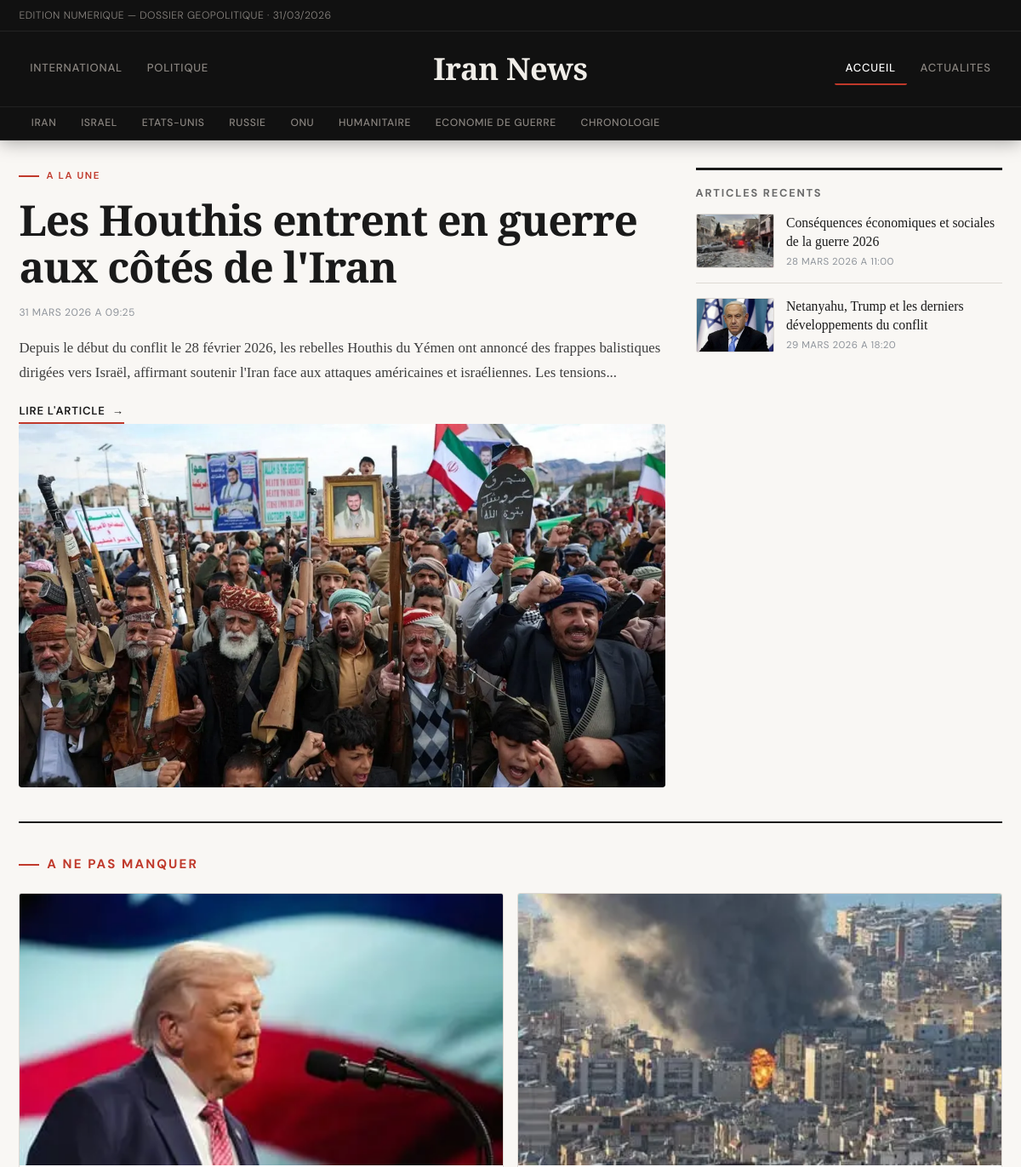
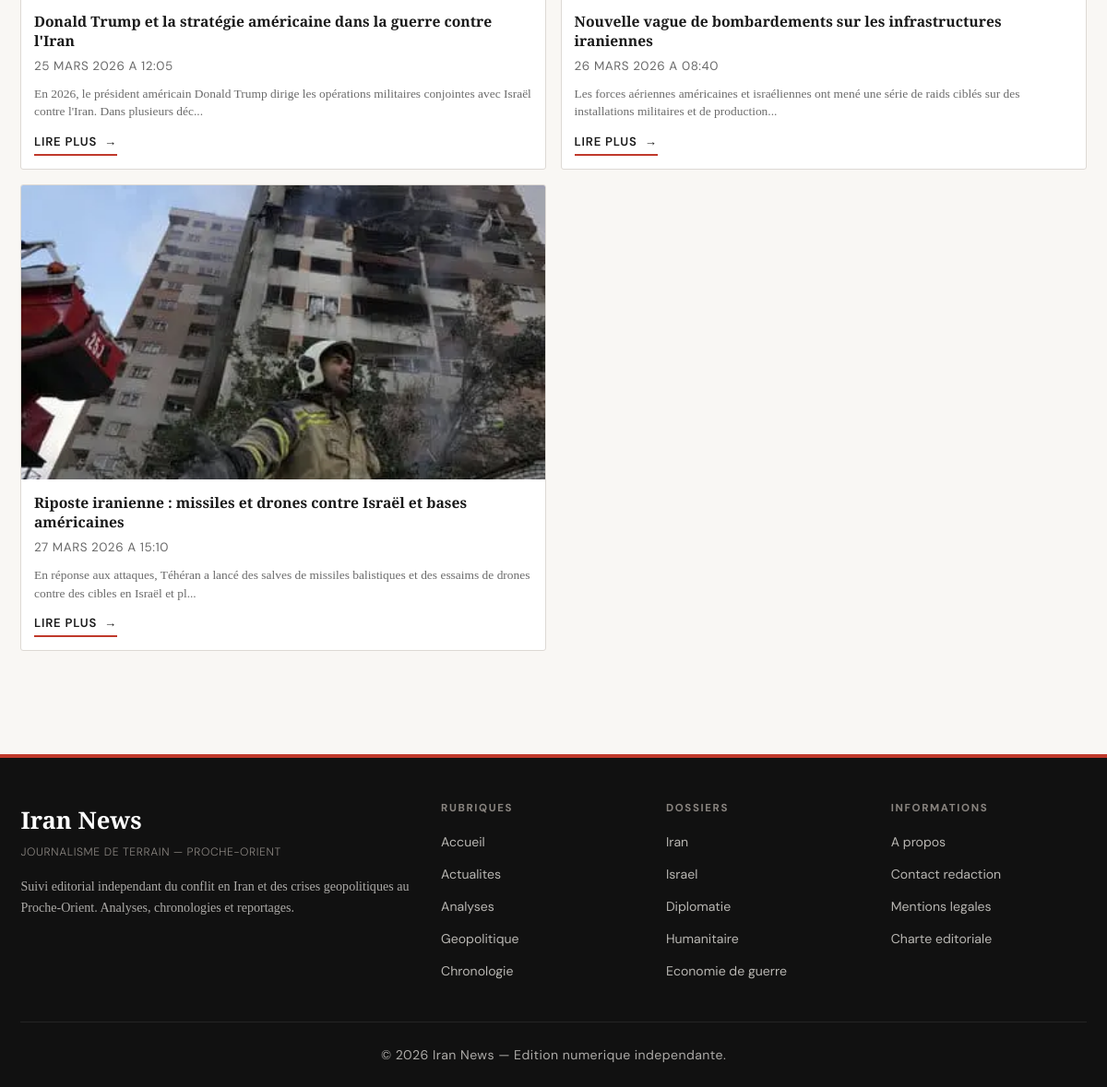
The page / on the database its author committed (2 pictures, top to bottom).
### tables this page shows
CREATE TABLE article_images (
  id INT UNSIGNED AUTO_INCREMENT PRIMARY KEY,
  article_id INT UNSIGNED NOT NULL,
  image_kind ENUM('main', 'thumb') NOT NULL DEFAULT 'main',
  image_path VARCHAR(255) NOT NULL,
  image_alt VARCHAR(255) DEFAULT NULL,
  sort_order TINYINT UNSIGNED NOT NULL DEFAULT 1,
  created_at TIMESTAMP NOT NULL DEFAULT CURRENT_TIMESTAMP,
  CONSTRAINT fk_article_images_article
    FOREIGN KEY (article_id) REFERENCES articles(id)
    ON DELETE CASCADE,
  UNIQUE KEY uq_article_kind (article_id, image_kind),
  KEY idx_article_images_article_id (article_id)
);

CREATE TABLE articles (
  id INT UNSIGNED AUTO_INCREMENT PRIMARY KEY,
  title VARCHAR(255) NOT NULL,
  slug VARCHAR(255) NOT NULL UNIQUE,
  content TEXT NOT NULL,
  is_published TINYINT(1) NOT NULL DEFAULT 1,
  created_at TIMESTAMP NOT NULL DEFAULT CURRENT_TIMESTAMP,
  updated_at TIMESTAMP NOT NULL DEFAULT CURRENT_TIMESTAMP ON UPDATE CURRENT_TIMESTAMP
);

### src/includes/front_helpers.php (called while the page is built, shortened)
<?php
function h($value)
{
    return htmlspecialchars((string)$value, ENT_QUOTES, 'UTF-8');
}
function front_excerpt($text, $maxLength = 180)
{
    $plain = trim((string)preg_replace('/\s+/', ' ', strip_tags((string)$text)));
    return rtrim(substr($plain, 0, $maxLength - 1)) . '...';
}
function front_article_url($article)
{
    $id = isset($article['id']) ? (int)$article['id'] : 0;
    $page = 1;
    $rubrique = isset($article['rubrique']) ? (int)$article['rubrique'] : 5;
    return '/articles/guerre-iran-article-' . $id . '-' . $page . '-' . $rubrique . '.html';
}
function front_article_alt($article, $fallback = 'actualite guerre iran')
{
    if (!empty($article['image_alt'])) {
        return (string)$article['image_alt'];
    }
    return $fallback;
}
function front_article_thumb_alt($article, $fallback = 'actualite guerre iran')
{
    if (!empty($article['image_thumb_alt'])) {
        return (string)$article['image_thumb_alt'];
    }
    return front_article_alt($article, $fallback);
}
function front_local_image_url($rawPath)
{
    $path = trim((string)$rawPath);
    $normalized = '/' . ltrim($path, '/');
    $fullPath = dirname(__DIR__) . str_replace('/', DIRECTORY_SEPARATOR, $normalized);
    if (is_file($fullPath)) {
        return $normalized;
    }
    return null;
}
function front_article_image_src($article, $width, $height, $fallbackAlt = 'actualite guerre iran')
{
    $local = front_local_image_url(isset($article['image_url']) ? $article['image_url'] : '');
    if ($local !== null) {
        return $local;
    }
    return front_svg_placeholder(front_article_alt($article, $fallbackAlt), $width, $height);
}
function front_article_thumb_src($article, $width, $height, $fallbackAlt = 'actualite guerre iran')
{
    $thumbLocalFromDb = front_local_image_url(isset($article['image_thumb_url']) ? $article['image_thumb_url'] : '');
    if ($thumbLocalFromDb !== null) {
        return $thumbLocalFromDb;
    }
    return front_article_image_src($article, $width, $height, $fallbackAlt);
}
function front_fetch_articles_by_ids($ids)
{
    $cleanIds = array();
    foreach ($ids as $id) {
        $num = (int)$id;
        if ($num > 0) {
            $cleanIds[] = $num;
        }
    }
    $pdo = db();
    $placeholders = implode(',', array_fill(0, count($cleanIds), '?'));
    $rows = array();
    try {
        $sql = "SELECT
                    a.id,
                    a.title,
                    a.slug,
                    a.content,
                    ai_main.image_path AS image_url,
                    COALESCE(ai_thumb.image_path, '') AS image_thumb_url,
                    COALESCE(NULLIF(ai_main.image_alt, ''), a.title) AS image_alt,
                    COALESCE(NULLIF(ai_thumb.image_alt, ''), NULLIF(ai_main.image_alt, ''), a.title) AS image_thumb_alt,
                    a.created_at,
                    a.updated_at
                FROM articles a
                LEFT JOIN article_images ai_main
                    ON ai_main.article_id = a.id AND ai_main.image_kind = 'main'
                LEFT JOIN article_images ai_thumb
                    ON ai_thumb.article_id = a.id AND ai_thumb.image_kind = 'thumb'
                WHERE a.is_published = 1 AND a.id IN (" . $placeholders . ")";
        $stmt = $pdo->prepare($sql);
        $stmt->execute($cleanIds);
        $rows = $stmt->fetchAll(PDO::FETCH_ASSOC);
    } catch (PDOException $exception) {
        try {
            $sql = "SELECT
                        a.id,
                        a.title,
                        a.slug,
                        a.content,
                        ai_main.image_path AS image_url,
                        COALESCE(ai_thumb.image_path, '') AS image_thumb_url,
                        COALESCE(NULLIF(ai_main.image_alt, ''), a.title) AS image_alt,
                        COALESCE(NULLIF(ai_thumb.image_alt, ''), NULLIF(ai_main.image_alt, ''), a.title) AS image_thumb_alt,
                        a.created_at,
                        a.updated_at
                    FROM articles a
                    LEFT JOIN article_images ai_main
                        ON ai_main.article_id = a.id AND ai_main.image_kind = 'main'
                    LEFT JOIN article_images ai_thumb
                        ON ai_thumb.article_id = a.id AND ai_thumb.image_kind = 'thumb'
                    WHERE a.id IN (" . $placeholders . ")";
            $stmt = $pdo->prepare($sql);
            $stmt->execute($cleanIds);
            $rows = $stmt->fetchAll(PDO::FETCH_ASSOC);
        } catch (PDOException $exception) {
            $sql = 'SELECT id, title, slug, content, NULL AS image_url, NULL AS image_thumb_url, title AS image_alt, title AS image_thumb_alt, created_at, updated_at FROM articles WHERE is_published = 1 AND id IN (' . $placeholders . ')';
            $stmt = $pdo->prepare($sql);
            $stmt->execute($cleanIds);
            $rows = $stmt->fetchAll(PDO::FETCH_ASSOC);
        }
    }
    $indexed = array();
    foreach ($rows as $row) {
        $indexed[(int)$row['id']] = $row;
    }
    $ordered = array();
    foreach ($cleanIds as $id) {
        if (isset($indexed[$id])) {
            $ordered[] = $indexed[$id];
        }
    }
    return $ordered;
}
function front_format_datetime($value)
{
    try {
        $date = new DateTime((string)$value);
    } catch (Exception $exception) {
        return (string)$value;
    }
    $months = array(
        1 => 'janvier',
        2 => 'fevrier',
        3 => 'mars',
        4 => 'avril',
        5 => 'mai',
        6 => 'juin',
        7 => 'juillet',
        8 => 'aout',
        9 => 'septembre',
        10 => 'octobre',
        11 => 'novembre',
        12 => 'decembre',
    );
    $month = (int)$date->format('n');
    return $date->format('d') . ' ' . $months[$month] . ' ' . $date->format('Y') . ' a ' . $date->format('H:i');
}
function front_article_datetime_value($article)
{
    if (isset($article['updated_at']) && trim((string)$article['updated_at']) !== '') {
        return (string)$article['updated_at'];
    }
    return '';
}

### src/index.php (the view, shortened to what this page needs)
<?php
require_once __DIR__ . '/includes/front_helpers.php';
$featuredList = front_fetch_articles_by_ids(array(1));
$otherArticles = front_fetch_articles_by_ids(array(2, 3, 4));
$latestArticles = front_fetch_articles_by_ids(array(5, 6));
$featuredArticle = count($featuredList) > 0 ? $featuredList[0] : null;
$spotlightArticles = $otherArticles;
$sidebarLatestArticles = $latestArticles;
$heroMainSrc = null;
$heroThumbSrc = null;
if ($featuredArticle !== null) {
    $heroMainSrc = front_article_image_src($featuredArticle, 1200, 760, 'conflit en iran article principal');
    $heroThumbSrc = front_article_thumb_src($featuredArticle, 860, 520, 'conflit en iran article principal');
}
include __DIR__ . '/includes/header.php';
?>
<main class="layout-main">
    <section class="hero-news" aria-labelledby="hero-title">
        <div class="hero-main">
            <?php if ($featuredArticle): ?>
                <div class="hero-content">
                    <p class="kicker">A la une</p>
                    <h1 id="hero-title"><?php echo h($featuredArticle['title']); ?></h1>
                    <p class="article-time"><?php echo h(front_format_datetime(front_article_datetime_value($featuredArticle))); ?></p>
                    <p class="hero-summary"><?php echo h(front_excerpt($featuredArticle['content'], 230)); ?></p>
                    <a class="link-read" href="<?php echo h(front_article_url($featuredArticle)); ?>">Lire l'article</a>
                </div>
                <div class="hero-image-wrap">
                    <picture>
                        <source media="(max-width: 800px)" srcset="<?php echo h($heroThumbSrc); ?>">
                        <img
                            src="<?php echo h($heroMainSrc); ?>"
                            alt="<?php echo h(front_article_alt($featuredArticle, 'conflit en iran article principal')); ?>"
                            width="1200"
                            height="760"
                            loading="eager"
                            fetchpriority="high"
                            decoding="async">
                    </picture>
                </div>
            <?php endif; ?>
        </div>
        <aside class="sidebar hero-sidebar" aria-labelledby="sidebar-title">
            <h2 id="sidebar-title">Articles recents</h2>
            <ul>
                <?php foreach ($sidebarLatestArticles as $recent): ?>
                    <li>
                        <a class="recent-link" href="<?php echo h(front_article_url($recent)); ?>">
                            <img
                                src="<?php echo h(front_article_thumb_src($recent, 240, 140, 'actualite recente guerre iran')); ?>"
                                alt="<?php echo h(front_article_thumb_alt($recent, 'actualite recente guerre iran')); ?>"
                                width="240"
                                height="140"
                                loading="lazy"
                                fetchpriority="low"
                                decoding="async">
                            <span class="recent-text">
                                <span class="recent-title"><?php echo h($recent['title']); ?></span>
                                <small class="recent-time"><?php echo h(front_format_datetime(front_article_datetime_value($recent))); ?></small>
                            </span>
                        </a>
                    </li>
                <?php endforeach; ?>
            </ul>
        </aside>
    </section>
    <section id="actualites" class="articles-section" aria-labelledby="articles-title">
            <h2 id="articles-title" class="section-kicker">A ne pas manquer</h2>
        <?php if (count($spotlightArticles) === 0): ?>
            <p class="empty-state">Aucun autre article disponible pour le moment.</p>
        <?php else: ?>
            <div class="cards-grid">
                <?php foreach ($spotlightArticles as $article): ?>
                    <article class="news-card">
                        <a class="card-image-link" href="<?php echo h(front_article_url($article)); ?>">
                            <img
                                src="<?php echo h(front_article_thumb_src($article, 860, 520, 'actualite guerre iran')); ?>"
                                alt="<?php echo h(front_article_thumb_alt($article, 'actualite guerre iran')); ?>"
                                width="860"
                                height="520"
                                loading="lazy"
                                fetchpriority="low"
                                decoding="async">
                        </a>
                        <div class="card-body">
                            <h3><a href="<?php echo h(front_article_url($article)); ?>"><?php echo h($article['title']); ?></a></h3>
                            <p class="article-time"><?php echo h(front_format_datetime(front_article_datetime_value($article))); ?></p>
                            <p><?php echo h(front_excerpt($article['content'], 140)); ?></p>
                            <a class="link-read" href="<?php echo h(front_article_url($article)); ?>">Lire plus</a>
                        </div>
                    </article>
                <?php endforeach; ?>
            </div>
        <?php endif; ?>
    </section>
</main>
<?php include __DIR__ . '/includes/footer.php'; ?>

### rows shown on the page
article_images: article.title "Les Houthis entrent en guerre aux côtés de l'Iran", article.updated_at "31 MARS 2026 A 09:25", article.content "Depuis le début du conflit le 28 février 2026, les rebelles Houthis du Yémen ont annoncé des frappes balistiques dirigées vers Israël, affirmant soutenir l'Iran face aux attaques américaines et israéliennes. Les tensions...", image_path (picture)
article_images: shows a picture, article.title "Conséquences économiques et sociales de la guerre 2026", article.updated_at "28 MARS 2026 A 11:00"
article_images: shows a picture, article.title "Netanyahu, Trump et les derniers développements du conflit", article.updated_at "29 MARS 2026 A 18:20"
article_images: shows a picture, article.title "Donald Trump et la stratégie américaine dans la guerre contre l'Iran", article.updated_at "25 MARS 2026 A 12:05", article.content "En 2026, le président américain Donald Trump dirige les opérations militaires conjointes avec Israël contre l'Iran. Dans plusieurs déc..."
article_images: shows a picture, article.title "Nouvelle vague de bombardements sur les infrastructures iraniennes", article.updated_at "26 MARS 2026 A 08:40", article.content "Les forces aériennes américaines et israéliennes ont mené une série de raids ciblés sur des installations militaires et de production..."
article_images: shows a picture, article.title "Riposte iranienne : missiles et drones contre Israël et bases américaines", article.updated_at "27 MARS 2026 A 15:10", article.content "En réponse aux attaques, Téhéran a lancé des salves de missiles balistiques et des essaims de drones contre des cibles en Israël et pl..."
